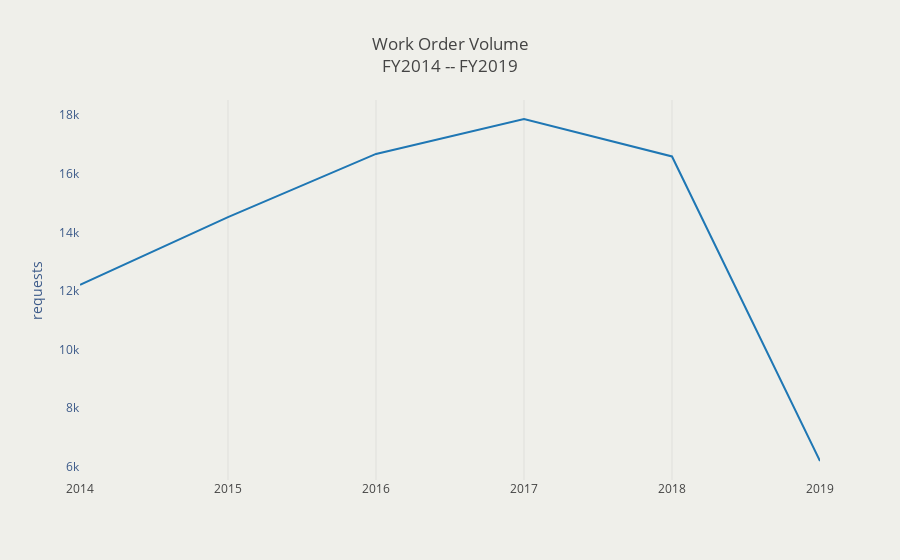

Here is the notebook cell this chart was saved with:
### Code cell
trace1 = go.Scatter(
    x = [year for year in work_order_volume.keys()],
    y = [value for value in work_order_volume.values()],
    mode = 'lines',
    name = 'total work orders'
                    )
layout = go.Layout(
        hovermode = 'closest',
        legend = dict(orientation = 'h'),
        title ='Work Order Volume<br>FY{} -- FY{}'.format(min([year for year in kpi_values_dict.keys()]),max([year for year in kpi_values_dict.keys()])),
        yaxis=dict(title='requests',
                   showgrid = False,
                   titlefont = dict(color = '#3c5a89'),
                   tickfont = dict(color = '#3c5a89')),
    
        plot_bgcolor = '#efefea',
        paper_bgcolor = '#efefea'
    )
fig = dict(data=[trace1], layout=layout)
pyo.iplot(fig)

### Figure 1 — Plotly figure (JSON) as saved in the notebook; plotly's stock layout.template omitted (floating-point values rounded to 4 significant figures)
{"data": [{"mode": "lines", "name": "total work orders", "type": "scatter", "uid": "33c13e68-e4f0-45a3-a8ff-dd903011b983", "x": [2014, 2015, 2016, 2017, 2018, 2019], "y": [12209, 14522, 16679, 17873, 16593, 6186]}], "layout": {"hovermode": "closest", "legend": {"orientation": "h"}, "paper_bgcolor": "#efefea", "plot_bgcolor": "#efefea", "title": "Work Order Volume<br>FY2014 -- FY2019", "yaxis": {"showgrid": false, "tickfont": {"color": "#3c5a89"}, "title": "requests", "titlefont": {"color": "#3c5a89"}}}}
